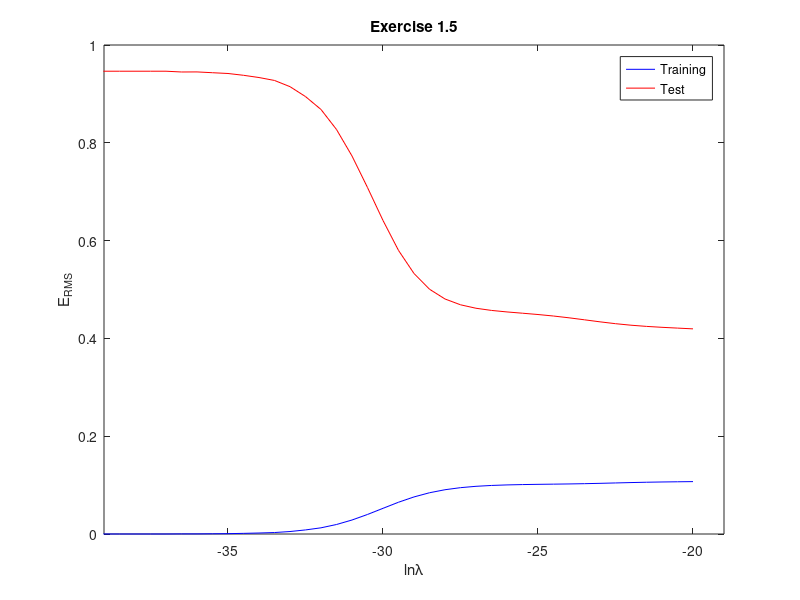

Source code (MATLAB):
function ex1_1()
    % Create training and test set
    training_set_10 = create_dataset(10);
    training_set_40 = create_dataset(10);
    test_set = create_dataset(100);

    %ex1_3(training_set_10, test_set)
    %ex1_3(training_set_40, test_set)
    ex1_5(training_set_10, test_set)
end

function ex1_3(training_data, test_data)
%     D_10 = create_dataset(10)
%     w = PolCurFit(D_10, 9)
%     fplot(@(x) y(x, w), [0,1], 'r')
%     hold on
%     scatter(linspace(0, 1, 10), D_10(2,:), 'b')
%     fplot(@(x) f(x), [0,1], 'g')
%     hold off
    W = zeros(9, 9);
    E = zeros(2, 9);
    for M = 0:9
        % Calculate w
        w = PolCurFit(training_data, M);
        W(1:length(w), M+1) = w;
        
        % RMS error
        E(1, M+1) = RMS(training_data, w);
        E(2, M+1) = RMS(test_data, w);
                
        % Plot y(x, w) if M in [0 1 3 9]
        if ismember(M,[0, 1, 3, 9])
            %Plot function f(x) and training data
            figure()
            fplot(@(x) f(x), [0,1], 'g') % Plot f(x) over interval [0 1]
            hold on
            scatter(linspace(0, 1, length(training_data)), training_data(2,:), 'b')
            fplot(@(x) y(x, w), [0,1], 'r')
            xlabel('x')
            ylabel('t')
            ylim([-0.5 2.5])
            num2str(M)
            title(sprintf('Exercise 1.3, M = %1i', M))
          
            hold off
        end
    end
    
    % Plot the RMS for M = 0:9
    figure()
    plot(0:9, E(1,:), '-ob')
    hold on
    plot(0:9, E(2,:), '-or')
    xlabel('M')
    ylabel('E_R_M_S')
    ylim([0 1])
    xlim([-0.5 9.5])
    legend('Training', 'Test')
    title("Exercise 1.4")
    hold off
end

function ex1_5(training_data, test_data)
    
    j = 1;
    for i = 40:-0.5:20
        lambda = 1/exp(i);
        w = PolCurFitLambda(training_data, 9, lambda)
        
%         % Plot curve
%         figure()
%         fplot(@(x) f(x), [0,1], 'g') % Plot f(x) over interval [0 1]
%         hold on
%         scatter(linspace(0, 1, length(training_data)), training_data(2,:), 'b')
%         fplot(@(x) y(x, w), [0,1], 'r')
%         xlabel('x')
%         ylabel('t')
%         ylim([-0.5 2.5])
% 
%         hold off
        
        % RMS error
        E(1, j) = RMS(training_data, w);
        E(2, j) = RMS(test_data, w);
        j = j + 1;
    end
        
    % Plot the RMS for M = 0:9
    figure()
    plot(-40:0.5:-20, E(1,:), '-b')
    hold on
    plot(-40:0.5:-20, E(2,:), '-r')
    xlabel('ln\lambda')
    ylabel('E_R_M_S')
    ylim([0 1])
    xlim([-39, -19])
    legend('Training', 'Test')
    title("Exercise 1.5")
    hold off
end

function y = f(x)
% F  Function f(x) = 1 + sin(6(x-2))
    y = 1 + sin(6*(x - 2));
end

function data = create_dataset(N)
% CREATE_DATASET  Creates a dataset of N input/output pairs
% 
%   data = set of (x; y) values where
%       x = input value x (N evenly spaced values between [0, 1]
%       y = f(x) + gaussian noise
    input = linspace(0, 1, N); % N input values of f spaced uniformly in range [0, 1]
    D_N = f(input);
    noise = normrnd(0, 0.3, [1,N]); % Noise taken from a Gaussian distribution with m = 1, s = 0.3
    data = [input; D_N + noise];
end

% % Manually loop over n for verification
% function w = PolCurFit(D_N, M)
% 
%     A = zeros(M+1, M+1)
%     T = zeros(1, M+1)
% 
%     for i = 0:M % Loop over w_i
%         
%         % Loop over n to get T_i
%         for n = 1:length(D_N)
%             T(i + 1) = T(i+1) + D_N(2,n) * D_N(1,n).^i            
%         end
%         
%         for j = 0:M % Loop over A_i_j
%             
%             % Loop over n to get A_i_j
%             for n = 1:length(D_N)
%                 A(i+1, j+1) = A(i+1, j+1) + D_N(1,n) .^ (i+j)                
%             end
%             
%         end
%     end
%     
%     w = A\T';
%     
% end

function w = PolCurFitLambda(D_N, M, lambda)
% POLCURFIT Fits a polynomial curve of dimension M to data given by D_N
%
%   Output w: column vector of length M with parameters
    A = zeros(M+1, M+1);
    T = zeros(1, M+1);

    for i = 0:M % Loop over w_i where i from [0, M]
        
        % Loop over n to get T_i
        for n = 1:length(D_N)
            T(i + 1) = T(i+1) + D_N(2,n) * D_N(1,n).^i;            
        end
        
        for j = 0:M % Loop over A_i_j
            
            % Loop over n to get A_i_j
            for n = 1:length(D_N)
                A(i+1, j+1) = A(i+1, j+1) + D_N(1,n) .^ (i+j);               
            end
            
        end
    end
    
    for i = 0:M
       A(i+1, i+1) = A(i+1, i+1) + lambda; 
    end
        
    
    w = A\T';
    
end


function w = PolCurFit(D_N, M)
% POLCURFIT Fits a polynomial curve of dimension M to data given by D_N
%
%   Output w: column vector of length M with parameters
    x = D_N(1,:);
    t = D_N(2,:);
    
    for i = 0:M
        T(i+1) = sum(t .* x.^i);
        for j = 0:M
            A(i+1,j+1) = sum(x.^(i+j));            
        end
    end
    
    w = A\T';
end

% function w = PolCurFitLambda(D_N, M, lambda)
% % POLCURFIT Fits a polynomial curve of dimension M to data given by D_N
% %
% %   Output w: column vector of length M with parameters
%     x = D_N(1,:);
%     t = D_N(2,:);
%     
%     for i = 0:M
%         T(i+1) = sum(t .* x.^i);
%         for j = 0:M
%             A(i+1,j+1) = sum(x.^(i+j));            
%         end
%         A(i+1, i+1) = A(i+1, i+1) + lambda;
%     end
%     
%     w = A\T';
% end

function RMS = RMS(data, w)
    RMS = sqrt(2*E(data, w)/length(data));
end

function error = E(data, w)
% E  Calculates the sum of squared error for datapairs (x, t) and
% parameters y
% 
%   data = set of (x; t) input and true values
%   w = parameters to be used in y(x, w)
    error = sum(0.5 * (y(data(1,:), w) - data(2,:)).^2);
end

function y = y(x, w)
% Y  M-th order polynomial of vector x and vector w.
%   Y = Y(x, w) predicted value y using input vector x and parameter vector w

    y = 0;
    for j = 0:length(w)-1 % Loop over the dimensions (M equals the number of weights)
        y = y + w(j+1) * x.^j;
    end
end